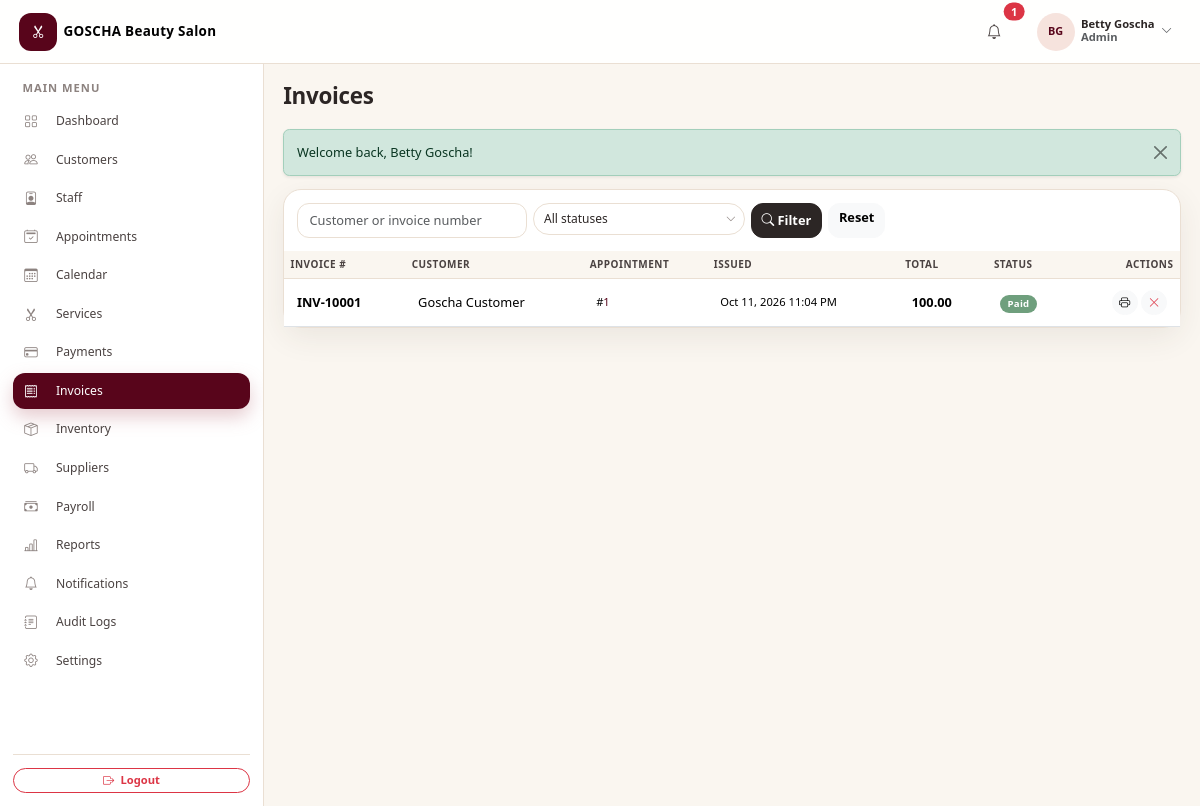
The page /admin/invoices.php (signed in) on the database as committed earlier.
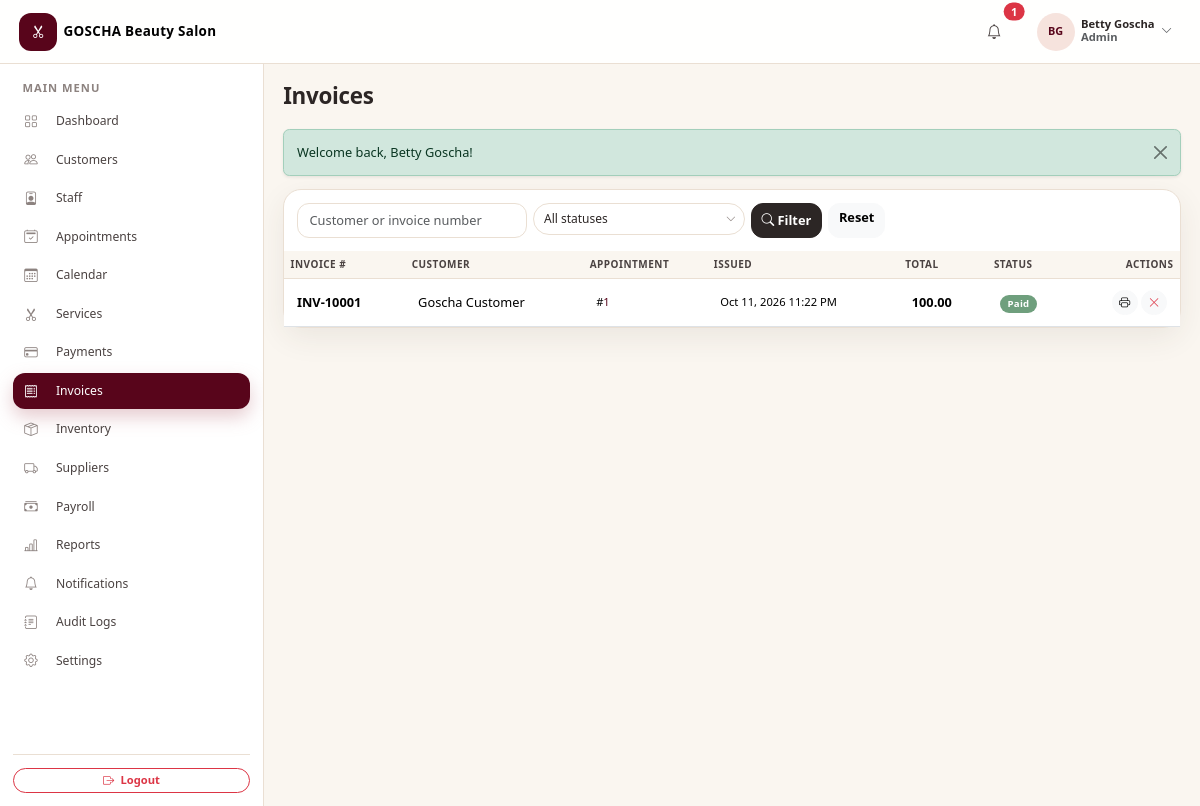
The same page on the database as committed later.
### tables this page shows
CREATE TABLE `invoices` (
  `id` int(11) NOT NULL AUTO_INCREMENT,
  `salon_id` int(11) NOT NULL,
  `invoice_number` varchar(30) NOT NULL,
  `appointment_id` int(11) DEFAULT NULL,
  `customer_id` int(11) NOT NULL,
  `subtotal` decimal(10,2) NOT NULL DEFAULT 0.00,
  `discount` decimal(10,2) NOT NULL DEFAULT 0.00,
  `tax` decimal(10,2) NOT NULL DEFAULT 0.00,
  `total` decimal(10,2) NOT NULL DEFAULT 0.00,
  `status` enum('unpaid','partial','paid','void') NOT NULL DEFAULT 'unpaid',
  `issued_at` datetime NOT NULL DEFAULT current_timestamp(),
  PRIMARY KEY (`id`),
  UNIQUE KEY `uq_inv_number` (`salon_id`,`invoice_number`),
  KEY `idx_inv_appt` (`appointment_id`),
  KEY `idx_inv_customer` (`customer_id`),
  KEY `idx_invoices_salon` (`salon_id`),
  KEY `idx_inv_salon_cust` (`salon_id`,`customer_id`),
  CONSTRAINT `fk_inv_appt` FOREIGN KEY (`appointment_id`) REFERENCES `appointments` (`id`) ON DELETE SET NULL,
  CONSTRAINT `fk_inv_customer` FOREIGN KEY (`customer_id`) REFERENCES `customers` (`id`) ON DELETE CASCADE,
  CONSTRAINT `fk_invoices_salon` FOREIGN KEY (`salon_id`) REFERENCES `salons` (`id`)
);

### admin/invoices.php (called while the page is built, shortened)
<?php
include __DIR__ . '/../modules/invoices.php';

### config/database.php (called while the page is built, shortened)
<?php
function db(): PDO
{
    static $pdo = null;
    if ($pdo === null) {
        $options = [
            PDO::ATTR_ERRMODE            => PDO::ERRMODE_EXCEPTION,
            PDO::ATTR_DEFAULT_FETCH_MODE => PDO::FETCH_ASSOC,
            PDO::ATTR_EMULATE_PREPARES   => false,
        ];
        try {
            $pdo = new PDO(
                'mysql:host=' . DB_HOST . ';dbname=' . DB_NAME . ';charset=utf8mb4',
                DB_USER,
                DB_PASS,
                $options
            );
        } catch (PDOException $e) {
            http_response_code(500);
            exit('Database connection failed. Please check config/database.php and make sure MySQL is running.');
        }
    }
    return $pdo;
}

### modules/invoices.php (the view, shortened to what the changed rows need)
<?php
$salonId = (int)current_salon_id();
$page  = max(1, (int)($_GET['page'] ?? 1));
$perPage = 15;
$where  = [];
$params = [];
$where[]       = 'i.salon_id = :sid';
$params['sid'] = $salonId;
$whereSql = $where ? 'WHERE ' . implode(' AND ', $where) : '';
$stmt = db()->prepare("SELECT COUNT(*) FROM invoices i JOIN customers c ON c.id = i.customer_id AND c.salon_id = i.salon_id {$whereSql}");
$stmt->execute($params);
$total = (int)$stmt->fetchColumn();
$pg    = paginate($total, $perPage, $page);
$stmt = db()->prepare(
    "SELECT i.*, CONCAT(c.first_name, ' ', c.last_name) AS customer_name
     FROM invoices i JOIN customers c ON c.id = i.customer_id AND c.salon_id = i.salon_id
     {$whereSql}
     ORDER BY i.issued_at DESC
     LIMIT {$perPage} OFFSET {$pg['offset']}"
);
$stmt->execute($params);
$invoices = $stmt->fetchAll();
include __DIR__ . '/../includes/header.php';
?>
<div class="card table-card">
    <div class="table-responsive">
        <table class="table table-hover align-middle mb-0">
            <thead><tr><th>Invoice #</th><th>Customer</th><th>Appointment</th><th>Issued</th><th>Total</th><th>Status</th><th class="text-end">Actions</th></tr></thead>
            <tbody>
            <?php if (!$invoices): ?>
                <tr><td colspan="7"><div class="empty-state">
                    <div class="icon"><i class="bi bi-receipt"></i></div>
                    <p class="text-muted mb-0">No invoices found.</p>
                </div></td></tr>
            <?php else: foreach ($invoices as $inv): ?>
                <tr>
                    <td class="fw-semibold"><?php echo e($inv['invoice_number']); ?></td>
                    <td><?php echo e($inv['customer_name']); ?></td>
                    <td class="small"><?php echo $inv['appointment_id'] ? '#<a class="text-decoration-none" href="appointments.php?action=view&id=' . $inv['appointment_id'] . '">' . $inv['appointment_id'] . '</a>' : '—'; ?></td>
                    <td class="small"><?php echo fmt_datetime($inv['issued_at']); ?></td>
                    <td class="fw-semibold"><?php echo money($inv['total']); ?></td>
                    <td><?php echo status_badge($inv['status']); ?></td>
                    <td class="text-end">
                        <a href="invoice-view.php?id=<?php echo $inv['id']; ?>" class="btn btn-sm btn-light rounded-pill" target="_blank" title="View / Print"><i class="bi bi-printer"></i></a>
                        <?php if ($inv['status'] !== 'void'): ?>
                            <button type="button" class="btn btn-sm btn-light rounded-pill text-danger"
                                    data-confirm="Void this invoice?"
                                    data-confirm-action="invoices.php?form_action=invoice_status&id=<?php echo $inv['id']; ?>&status=void"
                                    data-confirm-label="Void"><i class="bi bi-x-lg"></i></button>
                        <?php endif; ?>
                    </td>
                </tr>
            <?php endforeach; endif; ?>
            </tbody>
        </table>
    </div>
</div>
<?php include __DIR__ . '/../includes/footer.php'; ?>

### includes/functions.php (shortened to what the changed rows need)
<?php
function e($value): string
{
    return htmlspecialchars((string)$value, ENT_QUOTES, 'UTF-8');
}
function money($amount): string
{
    return number_format((float)$amount, 2);
}
function fmt_datetime($datetime): string
{
    return date('M j, Y g:i A', strtotime((string)$datetime));
}
function status_badge(string $status): string
{
    $map = [
        'active'      => 'success',
        'inactive'    => 'secondary',
        'paid'        => 'success',
        'pending'     => 'warning',
        'partial'     => 'info',
        'refunded'    => 'danger',
        'unpaid'      => 'danger',
        'void'        => 'secondary',
        'confirmed'   => 'primary',
        'in_progress' => 'info',
        'completed'   => 'success',
        'cancelled'   => 'danger',
        'no_show'     => 'secondary',
        'waiting'     => 'warning',
        'converted'   => 'success',
    ];
    $class = $map[strtolower($status)] ?? 'secondary';
    return '<span class="badge badge-status bg-' . $class . '">' . e(ucwords(str_replace('_', ' ', $status))) . '</span>';
}
function paginate(int $total, int $perPage, int $page): array
{
    $totalPages = max(1, (int)ceil($total / $perPage));
    $page       = max(1, min($page, $totalPages));
    return [
        'total'       => $total,
        'perPage'     => $perPage,
        'page'        => $page,
        'totalPages'  => $totalPages,
        'offset'      => ($page - 1) * $perPage,
        'hasPrev'     => $page > 1,
        'hasNext'     => $page < $totalPages,
        'prevPage'    => $page - 1,
        'nextPage'    => $page + 1,
    ];
}

Rows that differ between the two databases and show on the page:
changed invoices "INV-10001": issued_at "Oct 11, 2026 11:04 PM" → "Oct 11, 2026 11:22 PM"
